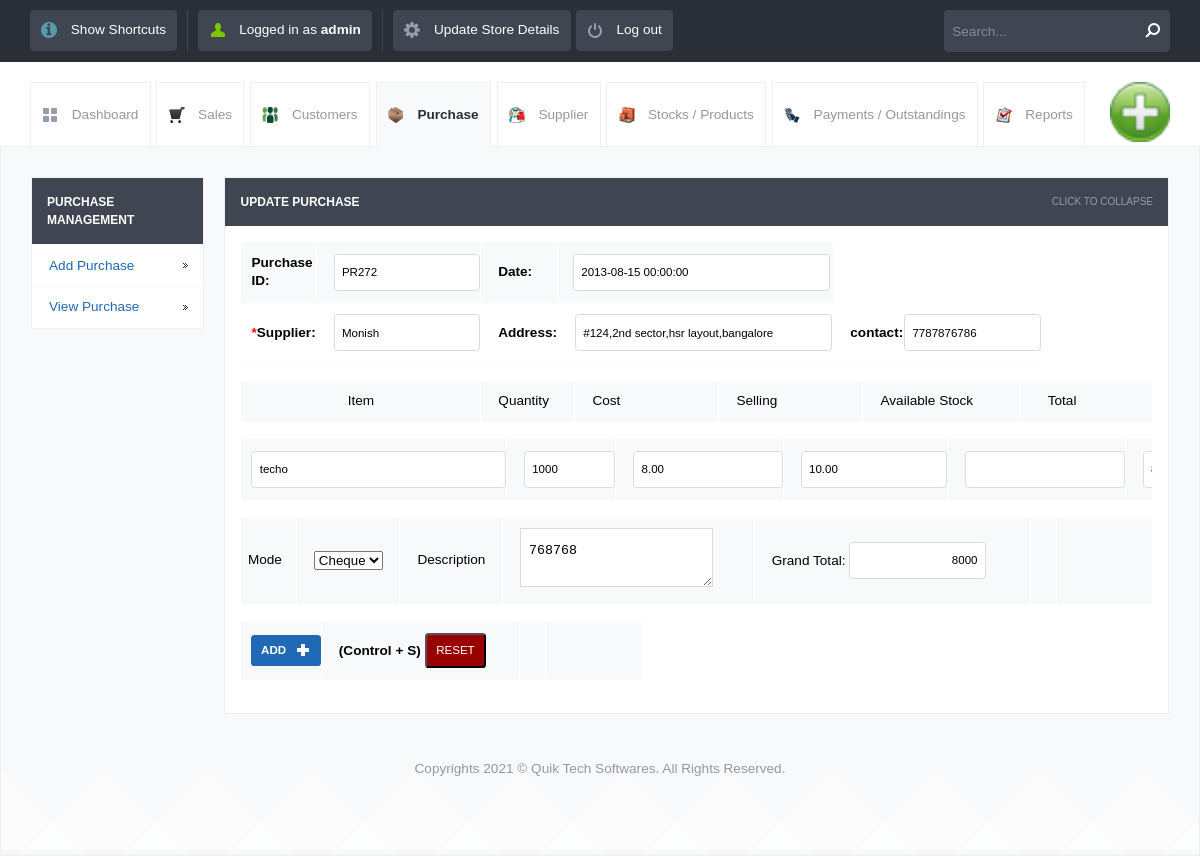
The app's page /update_purchase.php?sid=272&table=stock_entries&return=view_purchase.php (signed in) with its own data.
### tables this page shows
CREATE TABLE `stock_entries` (
  `id` int(10) UNSIGNED NOT NULL,
  `stock_id` varchar(120) NOT NULL,
  `stockidnumber` int(11) NOT NULL,
  `stock_name` varchar(260) NOT NULL,
  `stock_supplier_name` varchar(200) NOT NULL,
  `category` varchar(120) NOT NULL,
  `quantity` int(11) NOT NULL,
  `company_price` decimal(10,2) NOT NULL,
  `selling_price` decimal(10,2) NOT NULL,
  `opening_stock` int(11) NOT NULL,
  `closing_stock` int(11) NOT NULL,
  `date` datetime NOT NULL,
  `username` varchar(120) NOT NULL,
  `type` varchar(50) NOT NULL,
  `salesid` varchar(120) NOT NULL,
  `total` decimal(10,2) NOT NULL,
  `payment` decimal(10,2) NOT NULL,
  `balance` decimal(10,2) NOT NULL,
  `mode` varchar(150) NOT NULL,
  `description` varchar(500) NOT NULL,
  `due` datetime NOT NULL,
  `subtotal` int(11) NOT NULL,
  `count1` int(11) NOT NULL,
  `billnumber` varchar(120) NOT NULL
);

CREATE TABLE `supplier_details` (
  `id` int(10) UNSIGNED NOT NULL,
  `supplier_name` varchar(200) NOT NULL,
  `supplier_address` varchar(500) NOT NULL,
  `supplier_contact1` varchar(100) NOT NULL,
  `supplier_contact2` varchar(100) NOT NULL,
  `balance` int(11) NOT NULL
);

### lib/db.class.php (called while the page is built, shortened)
<?php
  class DB
  {
    function DB($base, $server, $user, $pass)
    {
      $this->connection = FALSE;
      $this->connection = mysqli_connect($server, $user, $pass, $base);
    }
    function queryUniqueObject($query, $debug = -1)
    {
      $query = "$query LIMIT 1";
      $result = mysqli_query($this->connection,$query) or $this->debugAndDie($query);
      return mysqli_fetch_object($result);
    }
    function queryUniqueValue($query, $debug = -1)
    {
      $query = "$query LIMIT 1";
      $result = mysqli_query($this->connection,$query) or $this->debugAndDie($query);
      $line = mysqli_fetch_row($result);
      return $line[0];
    }
    function maxOf($column, $table, $where)
    {
      return $this->queryUniqueValue("SELECT MAX(`$column`) FROM `$table` WHERE $where");
    }
    function maxOfAll($column, $table)
    {
      return $this->queryUniqueValue("SELECT MAX(`$column`) FROM `$table`");
    }
    function getMicroTime()
    {
      list($msec, $sec) = explode(' ', microtime());
      return floor($sec / 1000) + $msec;
    }
  }
?>

### config.php (called while the page is built)
<?php $config["database"] = "posnic"; $config["host"]= "localhost";$config["username"]= "root"; $config["password"]= "";?>

### init.php (called while the page is built, shortened)
<?php
include("lib/db.class.php");
$db = new DB($config['database'], $config['host'], $config['username'], $config['password']);
?>

### update_purchase.php (the view, shortened to what this page needs)
<?php
include_once("init.php");
?>
<!DOCTYPE html>
<html lang="en">
<head>
    <link rel="stylesheet" href="css/style.css">
    <link rel="stylesheet" href="js/date_pic/date_input.css">
    <link rel="stylesheet" href="lib/auto/css/jquery.autocomplete.css">
    <?php include_once("tpl/common_js.php"); ?>
</head>
<body>
<?php include_once("tpl/top_bar.php"); ?>
<div id="header-with-tabs">
    <div class="page-full-width cf">
        <ul id="tabs" class="fl">
            <li><a href="dashboard.php" class="dashboard-tab">Dashboard</a></li>
            <li><a href="view_sales.php" class="sales-tab">Sales</a></li>
            <li><a href="view_customers.php" class=" customers-tab">Customers</a></li>
            <li><a href="view_purchase.php" class="active-tab purchase-tab">Purchase</a></li>
            <li><a href="view_supplier.php" class=" supplier-tab">Supplier</a></li>
            <li><a href="view_product.php" class="stock-tab">Stocks / Products</a></li>
            <li><a href="view_payments.php" class="payment-tab">Payments / Outstandings</a></li>
            <li><a href="view_report.php" class="report-tab">Reports</a></li>
        </ul>
        <a href="#" id="company-branding-small" class="fr"><img src="<?php if (isset($_SESSION['logo'])) {
                echo "upload/" . $_SESSION['logo'];
            } else {
                echo "upload/posnic.png";
            } ?>" alt="Point of Sale"/></a>
    </div>
</div>
<div id="content">
    <div class="page-full-width cf">
        <div class="side-menu fl">
            <h3>Purchase Management</h3>
            <ul>
                <li><a href="add_purchase.php">Add Purchase</a></li>
                <li><a href="view_purchase.php">View Purchase </a></li>
            </ul>
        </div>
        <div class="side-content fr">
            <div class="content-module">
                <div class="content-module-heading cf">
                    <h3 class="fl">Update Purchase</h3>
                    <span class="fr expand-collapse-text">Click to collapse</span>
                </div>
                <div class="content-module-main cf">
                    <?php
                    if (isset($_GET['sid']))
                        $id = $_GET['sid'];
                    $line = $db->queryUniqueObject("SELECT * FROM stock_entries WHERE id='$id'");
                    ?>
                    <form name="form1" method="post" id="form1" action="">
                        <table class="form" border="0" cellspacing="0" cellpadding="0">
                            <tr>
                                <?php
                                $str = $db->maxOfAll("stock_id", "stock_entries");
                                  ?>
                                <td>Purchase ID:</td>
                                <td><input name="purchaseid" type="text" id="purchaseid" readonly="readonly" maxlength="200"
                                           class="round default-width-input" style="width:130px "
                                           value="<?php echo $line->stock_id; ?>"/></td>
                                <td>Date:</td>
                                <td><input name="date" id="test1" placeholder="" style="margin-left: 15px;" value="<?php echo $line->date; ?> "
                                           type="text" id="name" maxlength="200" class="round default-width-input"/>
                                </td>
                            </tr>
                            <tr>
                                <td><span class="man">*</span>Supplier:</td>
                                <td><input name="supplier" placeholder="ENTER SUPPLIER" type="text" id="supplier"
                                           value="<?php echo $line->stock_supplier_name; ?> " maxlength="200"
                                           class="round default-width-input" style="width:130px "/></td>
                                <td>Address:</td>
                                <td><input name="address" placeholder="ENTER ADDRESS" type="text"
                                           value="<?php $quantity = $db->queryUniqueValue("SELECT supplier_address FROM supplier_details WHERE supplier_name='" . $line->stock_supplier_name . "'");
                                           echo $quantity; ?>" id="address" maxlength="200"
                                           class="round default-width-input"/></td>
                                <td>contact:</td>
                                <td><input name="contact" placeholder="ENTER CONTACT" type="text"
                                           value="<?php $quantity = $db->queryUniqueValue("SELECT supplier_contact1 FROM supplier_details WHERE supplier_name='" . $line->stock_supplier_name . "'");
                                           echo $quantity; ?>" id="contact1" maxlength="200"
                                           class="round default-width-input" onkeypress="return numbersonly(event)"
                                           style="width:120px "/></td>
                            </tr>
                        </table>
                        <table id="hideen_display">
                            <tr>
                                <td style="width: 174px">Item</td>
                                <td style="width: 20px">Quantity</td>
                                <td style="width: 87px">Cost</td>
                                <td style="width: 87px">Selling</td>
                                <td style="width: 97px">Available Stock</td>
                                <td style="width: 160x float: Left;">Total&nbsp;&nbsp;&nbsp;&nbsp;&nbsp;&nbsp;&nbsp;&nbsp;&nbsp;&nbsp;&nbsp;&nbsp;&nbsp;</td>
                            </tr>
                        </table>
                        <div style="overflow:auto ;max-height:300px;  ">
                            <table class="form" id="item_copy_final">
                                <?php
                                $sid = $line->stock_id;
                                $max = $db->maxOf("count1", "stock_entries", "stock_id='$sid'");
                                for ($i = 1; $i <= $max; $i++) {
                                    $line1 = $db->queryUniqueObject("SELECT * FROM stock_entries WHERE stock_id='$sid' and count1=$i");
                                    $item = $db->queryUniqueValue("SELECT stock_id FROM stock_details WHERE stock_name='" . $line1->stock_name . "'");
                                    ?>
                                    <tr>
                                        <td><input name="stock_name[]" type="text" id="<?php echo $item . "st" ?>"
                                                   maxlength="30" style="width: 238px" readonly="readonly"
                                                   class="round "
                                                   value="<?php echo $line1->stock_name; ?>"/></td>
                                        <td><input name="quantity[]" type="text" id="<?php echo $item . "q" ?>"
                                                   maxlength="20" style="width: 75px" class="round my_with"
                                                   value="<?php echo $line1->quantity; ?>" readonly="readonly"
                                                   onkeypress="return numbersonly(event)"/></td>
                                        <td><input name="cost[]" type="text" id="<?php echo $item . "c" ?>"
                                                   maxlength="20" style="width: 133px" class="round my_with"
                                                   value="<?php echo $line1->company_price; ?>" readonly="readonly"
                                                   onkeypress="return numbersonly(event)"/></td>
                                        <td><input name="sell[]" style="width: 130px" type="text" id="<?php echo $item . "s" ?>"
                                                   maxlength="20" readonly="readonly" class="round my_with"
                                                   value="<?php echo $line1->selling_price; ?>"
                                                   onkeypress="return numbersonly(event)"/></td>
                                        <td><input name="stock[]"  style="width: 143px" type="text" id="<?php echo $item . "p" ?>"
                                                   readonly="readonly" maxlength="200" class="round  my_with"
                                                   value="<?php $quantity = $db->queryUniqueValue("SELECT quantity FROM stock_avail WHERE name='" . $line1->stock_name . "'");
                                                   echo $quantity; ?>"/></td>
<td>
                                        <input name="total[]" type="text" id="<?php echo $item . "to" ?>"
                                                   readonly="readonly" maxlength="20"
                                                   style="width: 45px" class="round "
                                                   value="<?php echo $line1->total; ?>"/></td>
                                    </tr>
                                <?php } ?>
                            </table>
                        </div>
                        <table>
                            <tr>
                                <td>Mode &nbsp;</td>
                                <td>
                                    <select name="mode">
                                        <option value="cheque">Cheque</option>
                                    </select>
                                </td>
                                <td>Description</td>
                                <td><textarea name="description"><?php echo $line->description; ?></textarea></td>
                                <td>Grand Total:<input type="hidden" readonly="readonly" id="grand_total"
                                    <input type="text" id="main_grand_total" class="round default-width-input"
                                           value="<?php echo $line->subtotal; ?>" style="text-align:right;width: 120px">
                                </td>
                                <td> &nbsp;</td>
                                <td> &nbsp;</td>
                            </tr>
                        </table>
                        <table class="form">
                            <tr>
                                <td>
                                    <input class="button round blue image-right ic-add text-upper" type="submit"
                                           name="Submit" value="Add">
                                </td>
                                <td> (Control + S)
                                    <input class="button round red   text-upper" type="reset" name="Reset"
                                           value="Reset"></td>
                                <td> &nbsp;</td>
                                <td> &nbsp;</td>
                            </tr>
                        </table>
                    </form>
                </div>
            </div>
        </div>
    </div>
    <div id="footer">
        <p>Copyrights 2021 © Quik Tech Softwares. All Rights Reserved.
        </p>
    </div>
</body>
</html>

### records on screen
stock_entries: purchaseid "PR272", date "2013-08-15 00:00:00", supplier "Monish", address "#124,2nd sector,hsr layout,bangalore", contact "7787876786", stock_name "techo", quantity "1000", company_price "8.00", selling_price "10.00", total "8000.00", description "768768", subtotal "8000"

### other values on screen
$POSNIC['username'] "admin"
